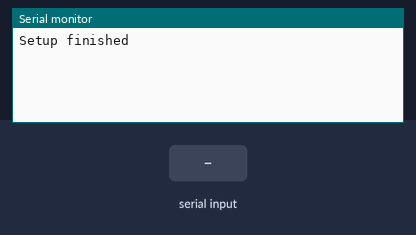
This sketch was run on a simulated Arduino Uno, built with avr-gcc and run on an emulated ATmega328P. Shown: the last lines printed to the serial monitor. The test bench sets the inputs (shaded band).

Above: at 1.2 s.
1.3 s: "x,1\n" received over the second serial link
At 1.59 s:
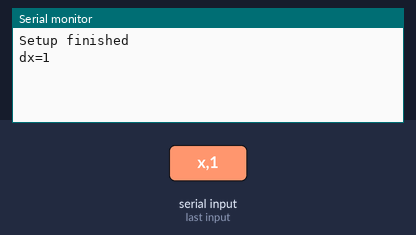
3.3 s: "x,150\n" received over the second serial link
At 3.59 s:
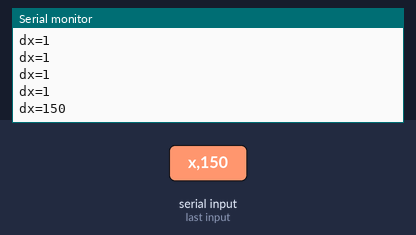

Measured:
- after the input at 1.3 s, the serial monitor: prints a new line after 0.13 s (image 1)
- after the input at 3.3 s, the serial monitor: prints a new line after 0.13 s (image 2)

The sketch:

uart_master_UNO.ino
```cpp
//Receiving serial communication from esp32
//pins 3, 2 reserved for RX, TX

#include "uartcom.h"

uartcom myuart(2);//reserved

void setup() {
  myuart.begin(115200);//sets the UART speed as well as the local
}

void loop() {
  myuart.parseuart();//must be in the loop
  int adjusted_x = myuart.getDeltaX();
  if(adjusted_x != 0){
    Serial.print("dx=");
    Serial.println(adjusted_x);
  }
  delay(200);
}
```

uartcom.cpp
```cpp
#include "HardwareSerial.h"
#include <Arduino.h>
#include "uartcom.h"
#include <SoftwareSerial.h>

int adjusted_x;
int adjusted_y;

SoftwareSerial mySerial(3, 2); // RX, TX
const unsigned int MAX_MESSAGE_LENGTH = 128;


uartcom::uartcom(int pin) {
  _pin = pin;
}

void uartcom::begin(double bdrate) {
  Serial.begin(bdrate);
  mySerial.begin(bdrate);

  delay(30);
  Serial.println("Setup finished");
}

void uartcom::parseuart() {
  while (mySerial.available() > 0) {
    static char message[MAX_MESSAGE_LENGTH];
    static unsigned int message_pos = 0;
    char inByte = mySerial.read();

    if (inByte != '\n' && message_pos < MAX_MESSAGE_LENGTH - 1) {
      message[message_pos++] = inByte;
    } else {
      message[message_pos] = '\0'; // Null-terminate the string
      //Serial.print("Received message: ");
      //Serial.println(message);

      // Parse the message and assign each argument to global variables
      char *token = strtok(message, ",");
      while (token != NULL) {
        // Check for label
        if (strncmp(token, "l", 1) == 0) {
          String label = strtok(NULL, ",");
          if (label != NULL) {
         //   Serial.print("Detected object label: ");
           // Serial.println(label);
          } else {
           // Serial.println("Label token not found");
          }
        }
        // Check for x coordinate
        else if (strncmp(token, "x", 1) == 0) {
          String x_coord = strtok(NULL, ",");
          if (x_coord != NULL) {
            adjusted_x = atoi(x_coord.c_str()); // Convert String to integer
            //Serial.print("Adjusted x coordinate: ");
            //Serial.println(adjusted_x);
          } else {
         //   Serial.println("X coordinate token not found");
          }
        }
        // Check for y coordinate
        else if (strncmp(token, "y", 1) == 0) {
          String y_coord = strtok(NULL, ",");
          if (y_coord != NULL) {
            adjusted_y = atoi(y_coord.c_str()); // Convert String to integer
           // Serial.print("Adjusted y coordinate: ");
            //Serial.println(adjusted_y);
          } else {
            //Serial.println("Y coordinate token not found");
          }
        }
        token = strtok(NULL, ",");
      }

      // Reset message buffer and position for the next message
      message_pos = 0;
    }
  }
}


int uartcom::getDeltaX(){
  return (adjusted_x);
}

int uartcom::getDeltaY(){
  return (adjusted_y);
}
```

uartcom.h
```cpp
/*                 ******************
              Class for UART communications

      Featuring:
          object recognition arguments parsing:
            Label, x and y camera adjusted positions

                By: Gal Arbel, 2024
                **************************************              */
#ifndef UARTCOM_H
#define UARTCOM_H

class uartcom {

  public:
    uartcom(int pin); //pin reserved for future application
    void begin(double bdrate); //must be called from setup()
    void parseuart(); //must be in the loop()
    int getDeltaX(); //0 is on the object. right +, left -
    int getDeltaY();


  private:
    int _pin;

};
#endif
```
